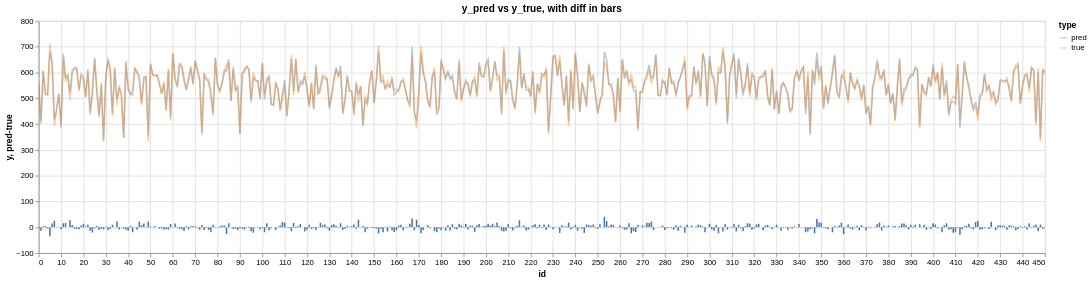

Notebook code cell kept with this figure:
### Code cell
# line plot of y_pred and y_true
plot_line = alt.Chart(df_viz_melt).mark_line(opacity=0.4).encode(
    x='id',
    y='y',
    color='type'
)

# bar plot of diff between pred and true
plot_bar = alt.Chart(df_viz).mark_bar(width=2).encode(
    x=alt.X('id', scale=alt.Scale(domain=(10, 400))),
#     x='id',
    y='pred-true'
)

# aggregated plot
(plot_line + plot_bar).properties(
    width=1300,
    height=300,
    title="y_pred vs y_true, with diff in bars"
).interactive()

### Figure 1 — Vega-Lite specification as saved in the notebook (floating-point values rounded to 4 significant figures; data arrays with more than 128 entries replaced by an {"elided": "..."} marker saying what was removed)
{"$schema": "https://vega.github.io/schema/vega-lite/v5.20.1.json", "config": {"view": {"continuousHeight": 300, "continuousWidth": 300}}, "datasets": {"data-208ec6568081dcde9ede669fed0576e1": {"elided": "1328 records"}, "data-fd8b041a8f9494c5f5bde46b227c6567": {"elided": "2656 records"}}, "height": 300, "layer": [{"data": {"name": "data-fd8b041a8f9494c5f5bde46b227c6567"}, "encoding": {"color": {"field": "type", "type": "nominal"}, "x": {"field": "id", "type": "quantitative"}, "y": {"field": "y", "type": "quantitative"}}, "mark": {"opacity": 0.4, "type": "line"}, "name": "view_2"}, {"data": {"name": "data-208ec6568081dcde9ede669fed0576e1"}, "encoding": {"x": {"field": "id", "scale": {"domain": [10, 400]}, "type": "quantitative"}, "y": {"field": "pred-true", "type": "quantitative"}}, "mark": {"type": "bar", "width": 2}}], "params": [{"bind": "scales", "name": "param_2", "select": {"encodings": ["x", "y"], "type": "interval"}, "views": ["view_2"]}], "title": "y_pred vs y_true, with diff in bars", "width": 1300}
